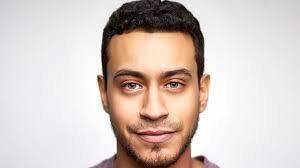
#> input picture media/04053c2f-1ce3-4c06-b8ce-3cbd6fe48f10.png, 300 x 168 px, given in place of the camera
$ python livelyness.py
#> lines starting #> are read from the running program, lines starting #| are printed output that depends on the picture; long printed decimals are rounded

import cv2
import time
import numpy as np

face_cascade = cv2.CascadeClassifier("C:\\Users\\betech.tn\\OneDrive\\Desktop\\New folder\\security project\\haarcascade_frontalface_alt2.xml")

def check_liveliness():
    video_capture = cv2.VideoCapture(0)
    if not video_capture.isOpened():
        print("Failed to open camera.")
        exit()

    while True:
        ret, frame = video_capture.read()
#> frame is the input picture: shape (168, 300, 3); mean B, G, R 194.2, 200, 212.7
        gray = cv2.cvtColor(frame , cv2.COLOR_BGR2GRAY)
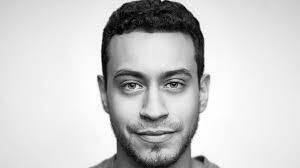
#> gray: shape (168, 300); min 0, max 255, mean 203.1
        faces = face_cascade.detectMultiScale(gray , scaleFactor = 1.5 , minNeighbors = 5)
#> faces = [[101, 46, 101, 101]]
        if len(faces) > 0:
            for (x,y,w,h) in faces:
                print(x,y,w,h)
                roi_gray = gray[y:y+h , x:x+w]
                roi_color = frame[y:y+h , x:x+w]
                #recognize:
                img_item = 'my_image.png'
                cv2.imwrite(img_item,roi_gray)
#> this loop made 1 pass
#| 101 46 101 101
#> pass 1, in check_liveliness, `roi_gray = gray[y:y+h , x:x+w]`:
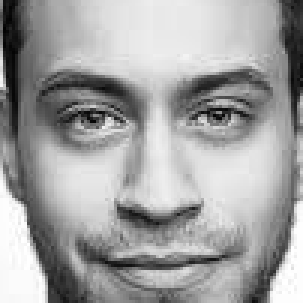
#> roi_gray: shape (101, 101) (shown 3 times larger); min 1, max 255, mean 161.5
#> pass 1, in check_liveliness, `roi_color = frame[y:y+h , x:x+w]`:
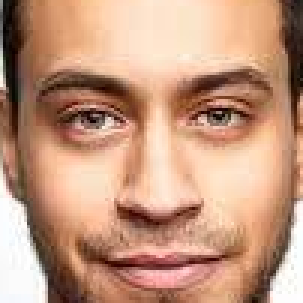
#> roi_color: shape (101, 101, 3) (shown 3 times larger); mean B, G, R 126.3, 151.3, 195.1
            result = texture_analysis(roi_color)
            print(result)
        else:
            print("No face detected")


        time.sleep(2)
        break
    video_capture.release()
    cv2.destroyAllWindows()

def texture_analysis(frame):
    lbp = cv2.ORB_create()
    keypoints, descriptors = lbp.detectAndCompute(frame, None)
#> keypoints = 55 keypoints; strongest (x, y, size): (35, 40, 31), (34, 37, 31), (69, 37, 31), (67, 37, 31)

    if descriptors is not None:
        descriptor_mean = np.mean(descriptors)
#> descriptor_mean = 140.3
        descriptor_std = np.std(descriptors)
#> descriptor_std = 73.78
        print(descriptor_std)
#| 73.777
        threshold = 72

        if descriptor_std > threshold:
            return "Live"
        else:
            return "Non-live"
    else:
        return "Non-live"

if __name__ == "__main__":
    check_liveliness()
#> in check_liveliness, `result = texture_analysis(roi_color)`: result = 'Live'
#| Live
